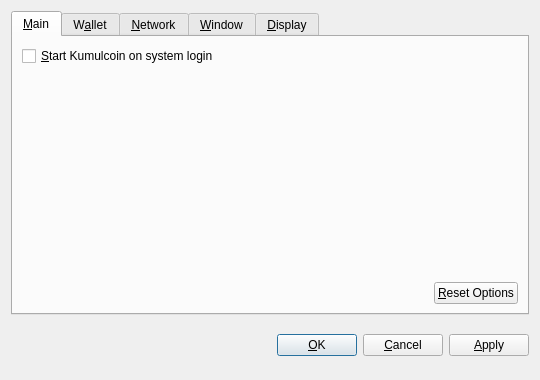
<?xml version="1.0" encoding="UTF-8"?>
<ui version="4.0">
 <class>OptionsDialog</class>
 <widget class="QDialog" name="OptionsDialog">
  <property name="geometry">
   <rect>
    <x>0</x>
    <y>0</y>
    <width>540</width>
    <height>380</height>
   </rect>
  </property>
  <property name="windowTitle">
   <string>Options</string>
  </property>
  <property name="modal">
   <bool>true</bool>
  </property>
  <layout class="QVBoxLayout" name="verticalLayout">
   <item>
    <widget class="QTabWidget" name="tabWidget">
     <property name="tabPosition">
      <enum>QTabWidget::North</enum>
     </property>
     <property name="currentIndex">
      <number>0</number>
     </property>
     <widget class="QWidget" name="tabMain">
      <attribute name="title">
       <string>&amp;Main</string>
      </attribute>
      <layout class="QVBoxLayout" name="verticalLayout_Main">
       <item>
        <widget class="QCheckBox" name="bitcoinAtStartup">
         <property name="toolTip">
          <string>Automatically start Kumulcoin after logging in to the system.</string>
         </property>
         <property name="text">
          <string>&amp;Start Kumulcoin on system login</string>
         </property>
        </widget>
       </item>
       <item>
        <spacer name="verticalSpacer_Main">
         <property name="orientation">
          <enum>Qt::Vertical</enum>
         </property>
         <property name="sizeHint" stdset="0">
          <size>
           <width>20</width>
           <height>40</height>
          </size>
         </property>
        </spacer>
       </item>
       <item>
        <layout class="QHBoxLayout" name="horizontalLayout_2_Main">
         <item>
          <spacer name="horizontalSpacer_2_Main">
           <property name="orientation">
            <enum>Qt::Horizontal</enum>
           </property>
           <property name="sizeHint" stdset="0">
            <size>
             <width>40</width>
             <height>20</height>
            </size>
           </property>
          </spacer>
         </item>
         <item>
          <widget class="QPushButton" name="resetButton">
           <property name="toolTip">
            <string>Reset all client options to default.</string>
           </property>
           <property name="text">
            <string>&amp;Reset Options</string>
           </property>
           <property name="autoDefault">
            <bool>false</bool>
           </property>
          </widget>
         </item>
        </layout>
       </item>
      </layout>
     </widget>
     <widget class="QWidget" name="tabWallet">
      <attribute name="title">
       <string>W&amp;allet</string>
      </attribute>
      <layout class="QVBoxLayout" name="verticalLayout_Network">
       <item>
        <widget class="QLabel" name="transactionFeeInfoLabel">
         <property name="text">
          <string>Optional transaction fee per kB that helps make sure your transactions are processed quickly. Most transactions are 1 kB.</string>
         </property>
         <property name="textFormat">
          <enum>Qt::PlainText</enum>
         </property>
         <property name="wordWrap">
          <bool>true</bool>
         </property>
        </widget>
       </item>
       <item>
        <layout class="QHBoxLayout" name="horizontalLayout_1_Main">
         <item>
          <widget class="QLabel" name="transactionFeeLabel">
           <property name="text">
            <string>Pay transaction &amp;fee</string>
           </property>
           <property name="textFormat">
            <enum>Qt::PlainText</enum>
           </property>
           <property name="buddy">
            <cstring>transactionFee</cstring>
           </property>
          </widget>
         </item>
         <item>
          <widget class="BitcoinAmountField" name="transactionFee"/>
         </item>
         <item>
          <spacer name="horizontalSpacer_1_Main">
           <property name="orientation">
            <enum>Qt::Horizontal</enum>
           </property>
           <property name="sizeHint" stdset="0">
            <size>
             <width>40</width>
             <height>20</height>
            </size>
           </property>
          </spacer>
         </item>
        </layout>
       </item>
       <item>
        <widget class="QLabel" name="label">
         <property name="text">
          <string>If you disable the spending of unconfirmed change, the change from a transaction cannot be used until that transaction has at least one confirmation. This also affects how your balance is computed.</string>
         </property>
         <property name="wordWrap">
          <bool>true</bool>
         </property>
        </widget>
       </item>
       <item>
        <widget class="QCheckBox" name="spendZeroConfChange">
         <property name="text">
          <string>Spend unconfirmed change  (experts only)</string>
         </property>
        </widget>
       </item>
       <item>
        <spacer name="verticalSpacer">
         <property name="orientation">
          <enum>Qt::Vertical</enum>
         </property>
         <property name="sizeHint" stdset="0">
          <size>
           <width>20</width>
           <height>40</height>
          </size>
         </property>
        </spacer>
       </item>
      </layout>
     </widget>
     <widget class="QWidget" name="tabNetwork">
      <attribute name="title">
       <string>&amp;Network</string>
      </attribute>
      <layout class="QVBoxLayout" name="verticalLayout_Network">
       <item>
        <widget class="QCheckBox" name="mapPortUpnp">
         <property name="toolTip">
          <string>Automatically open the Kumulcoin client port on the router. This only works when your router supports UPnP and it is enabled.</string>
         </property>
         <property name="text">
          <string>Map port using &amp;UPnP</string>
         </property>
        </widget>
       </item>
       <item>
        <widget class="QCheckBox" name="connectSocks">
         <property name="toolTip">
          <string>Connect to the Kumulcoin network through a SOCKS proxy (e.g. when connecting through Tor).</string>
         </property>
         <property name="text">
          <string>&amp;Connect through SOCKS proxy:</string>
         </property>
        </widget>
       </item>
       <item>
        <layout class="QHBoxLayout" name="horizontalLayout_Network">
         <item>
          <widget class="QLabel" name="proxyIpLabel">
           <property name="text">
            <string>Proxy &amp;IP:</string>
           </property>
           <property name="textFormat">
            <enum>Qt::PlainText</enum>
           </property>
           <property name="buddy">
            <cstring>proxyIp</cstring>
           </property>
          </widget>
         </item>
         <item>
          <widget class="QValidatedLineEdit" name="proxyIp">
           <property name="maximumSize">
            <size>
             <width>140</width>
             <height>16777215</height>
            </size>
           </property>
           <property name="toolTip">
            <string>IP address of the proxy (e.g. 127.0.0.1)</string>
           </property>
          </widget>
         </item>
         <item>
          <widget class="QLabel" name="proxyPortLabel">
           <property name="text">
            <string>&amp;Port:</string>
           </property>
           <property name="textFormat">
            <enum>Qt::PlainText</enum>
           </property>
           <property name="buddy">
            <cstring>proxyPort</cstring>
           </property>
          </widget>
         </item>
         <item>
          <widget class="QLineEdit" name="proxyPort">
           <property name="maximumSize">
            <size>
             <width>55</width>
             <height>16777215</height>
            </size>
           </property>
           <property name="toolTip">
            <string>Port of the proxy (e.g. 9050)</string>
           </property>
          </widget>
         </item>
         <item>
          <widget class="QLabel" name="socksVersionLabel">
           <property name="text">
            <string>SOCKS &amp;Version:</string>
           </property>
           <property name="textFormat">
            <enum>Qt::PlainText</enum>
           </property>
           <property name="buddy">
            <cstring>socksVersion</cstring>
           </property>
          </widget>
         </item>
         <item>
          <widget class="QValueComboBox" name="socksVersion">
           <property name="toolTip">
            <string>SOCKS version of the proxy (e.g. 5)</string>
           </property>
          </widget>
         </item>
         <item>
          <spacer name="horizontalSpacer_Network">
           <property name="orientation">
            <enum>Qt::Horizontal</enum>
           </property>
           <property name="sizeHint" stdset="0">
            <size>
             <width>40</width>
             <height>20</height>
            </size>
           </property>
          </spacer>
         </item>
        </layout>
       </item>
       <item>
        <spacer name="verticalSpacer_Network">
         <property name="orientation">
          <enum>Qt::Vertical</enum>
         </property>
         <property name="sizeHint" stdset="0">
          <size>
           <width>20</width>
           <height>40</height>
          </size>
         </property>
        </spacer>
       </item>
      </layout>
     </widget>
     <widget class="QWidget" name="tabWindow">
      <attribute name="title">
       <string>&amp;Window</string>
      </attribute>
      <layout class="QVBoxLayout" name="verticalLayout_Window">
       <item>
        <widget class="QCheckBox" name="minimizeToTray">
         <property name="toolTip">
          <string>Show only a tray icon after minimizing the window.</string>
         </property>
         <property name="text">
          <string>&amp;Minimize to the tray instead of the taskbar</string>
         </property>
        </widget>
       </item>
       <item>
        <widget class="QCheckBox" name="minimizeOnClose">
         <property name="toolTip">
          <string>Minimize instead of exit the application when the window is closed. When this option is enabled, the application will be closed only after selecting Quit in the menu.</string>
         </property>
         <property name="text">
          <string>M&amp;inimize on close</string>
         </property>
        </widget>
       </item>
       <item>
        <spacer name="verticalSpacer_Window">
         <property name="orientation">
          <enum>Qt::Vertical</enum>
         </property>
         <property name="sizeHint" stdset="0">
          <size>
           <width>20</width>
           <height>40</height>
          </size>
         </property>
        </spacer>
       </item>
      </layout>
     </widget>
     <widget class="QWidget" name="tabDisplay">
      <attribute name="title">
       <string>&amp;Display</string>
      </attribute>
      <layout class="QVBoxLayout" name="verticalLayout_Display">
       <item>
        <layout class="QHBoxLayout" name="horizontalLayout_1_Display">
         <item>
          <widget class="QLabel" name="langLabel">
           <property name="text">
            <string>User Interface &amp;language:</string>
           </property>
           <property name="textFormat">
            <enum>Qt::PlainText</enum>
           </property>
           <property name="buddy">
            <cstring>lang</cstring>
           </property>
          </widget>
         </item>
         <item>
          <widget class="QValueComboBox" name="lang">
           <property name="toolTip">
            <string>The user interface language can be set here. This setting will take effect after restarting Kumulcoin.</string>
           </property>
          </widget>
         </item>
        </layout>
       </item>
       <item>
        <layout class="QHBoxLayout" name="horizontalLayout_2_Display">
         <item>
          <widget class="QLabel" name="unitLabel">
           <property name="text">
            <string>&amp;Unit to show amounts in:</string>
           </property>
           <property name="textFormat">
            <enum>Qt::PlainText</enum>
           </property>
           <property name="buddy">
            <cstring>unit</cstring>
           </property>
          </widget>
         </item>
         <item>
          <widget class="QValueComboBox" name="unit">
           <property name="toolTip">
            <string>Choose the default subdivision unit to show in the interface and when sending coins.</string>
           </property>
          </widget>
         </item>
        </layout>
       </item>
       <item>
        <widget class="QCheckBox" name="displayAddresses">
         <property name="toolTip">
          <string>Whether to show Kumulcoin addresses in the transaction list or not.</string>
         </property>
         <property name="text">
          <string>&amp;Display addresses in transaction list</string>
         </property>
        </widget>
       </item>
       <item>
        <widget class="QCheckBox" name="coinControlFeatures">
         <property name="toolTip">
          <string>Whether to show coin control features or not.</string>
         </property>
         <property name="text">
          <string>Display coin &amp;control features (experts only!)</string>
         </property>
        </widget>
       </item>
       <item>
        <spacer name="verticalSpacer_Display">
         <property name="orientation">
          <enum>Qt::Vertical</enum>
         </property>
         <property name="sizeHint" stdset="0">
          <size>
           <width>20</width>
           <height>40</height>
          </size>
         </property>
        </spacer>
       </item>
      </layout>
     </widget>
    </widget>
   </item>
   <item>
    <layout class="QHBoxLayout" name="horizontalLayout_Buttons">
     <item>
      <spacer name="horizontalSpacer_1">
       <property name="orientation">
        <enum>Qt::Horizontal</enum>
       </property>
       <property name="sizeHint" stdset="0">
        <size>
         <width>40</width>
         <height>48</height>
        </size>
       </property>
      </spacer>
     </item>
     <item>
      <widget class="QLabel" name="statusLabel">
       <property name="font">
        <font>
         <weight>75</weight>
         <bold>true</bold>
        </font>
       </property>
       <property name="text">
        <string/>
       </property>
       <property name="textFormat">
        <enum>Qt::PlainText</enum>
       </property>
       <property name="wordWrap">
        <bool>true</bool>
       </property>
      </widget>
     </item>
     <item>
      <spacer name="horizontalSpacer_2">
       <property name="orientation">
        <enum>Qt::Horizontal</enum>
       </property>
       <property name="sizeHint" stdset="0">
        <size>
         <width>40</width>
         <height>48</height>
        </size>
       </property>
      </spacer>
     </item>
     <item>
      <widget class="QPushButton" name="okButton">
       <property name="text">
        <string>&amp;OK</string>
       </property>
      </widget>
     </item>
     <item>
      <widget class="QPushButton" name="cancelButton">
       <property name="text">
        <string>&amp;Cancel</string>
       </property>
       <property name="autoDefault">
        <bool>false</bool>
       </property>
      </widget>
     </item>
     <item>
      <widget class="QPushButton" name="applyButton">
       <property name="text">
        <string>&amp;Apply</string>
       </property>
       <property name="autoDefault">
        <bool>false</bool>
       </property>
      </widget>
     </item>
    </layout>
   </item>
  </layout>
 </widget>
 <customwidgets>
  <customwidget>
   <class>BitcoinAmountField</class>
   <extends>QSpinBox</extends>
   <header>bitcoinamountfield.h</header>
  </customwidget>
  <customwidget>
   <class>QValueComboBox</class>
   <extends>QComboBox</extends>
   <header>qvaluecombobox.h</header>
  </customwidget>
  <customwidget>
   <class>QValidatedLineEdit</class>
   <extends>QLineEdit</extends>
   <header>qvalidatedlineedit.h</header>
  </customwidget>
 </customwidgets>
 <resources/>
 <connections/>
</ui>
